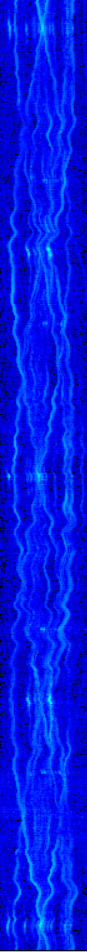
#> input picture image001.png, 87 x 952 px
$ python image_clean_thresh.py
#> lines starting #> are read from the running program, lines starting #| are printed output that depends on the picture; after the words box and inside, x2 and y2 are one past the last pixel; in counts of white or black regions, pixels touching at a corner belong together
import cv2
import numpy as np
from matplotlib import pyplot as plt

# Load the image (grayscale)
image = cv2.imread('image001.png', cv2.IMREAD_GRAYSCALE)
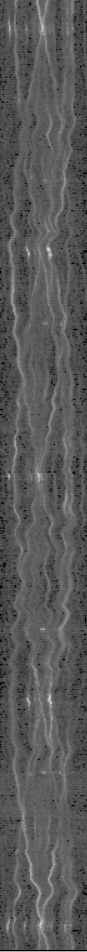
#> image: shape (952, 87); min 0, max 215, mean 88.1

# Apply Gaussian blur to reduce noise (optional)
blur = cv2.GaussianBlur(image, (5, 5), 0)

# Manually set the threshold value
threshold_value = 95 # You can adjust this value
_, manual_thresh = cv2.threshold(blur, threshold_value, 255, cv2.THRESH_BINARY)
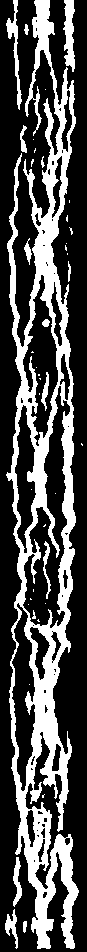
#> manual_thresh: shape (952, 87); 30.2% white; 41 white regions (26 under 20 px), largest, box (x1, y1, x2, y2) and area: (6, 0, 79, 949) 22671, (63, 0, 75, 72) 570, (6, 0, 22, 110) 473

# Display the results
plt.figure(figsize=(10,5))

plt.subplot(1, 2, 1)
plt.imshow(image, cmap='gray')
plt.title('Original Image')
plt.axis('off')

plt.subplot(1, 2, 2)
plt.imshow(manual_thresh, cmap='gray')
plt.title(f'Manual Thresholding (Threshold = {threshold_value})')
plt.axis('off')

plt.show()
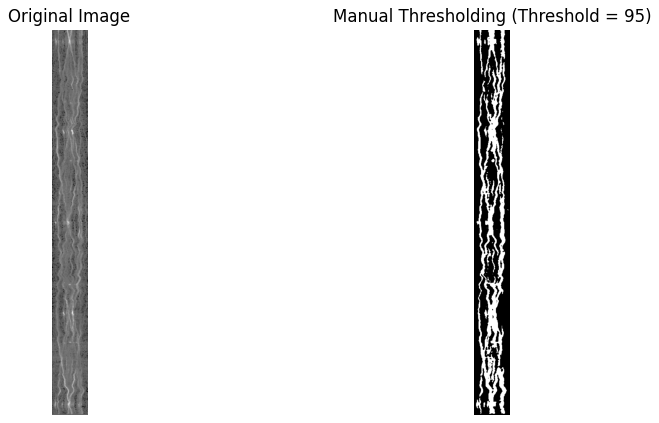
#> figure drawn by matplotlib, 2 panels

#----------------------------------------------------------------------

plt.imshow(manual_thresh, cmap='gray')

plt.axis('off')

plt.show()
